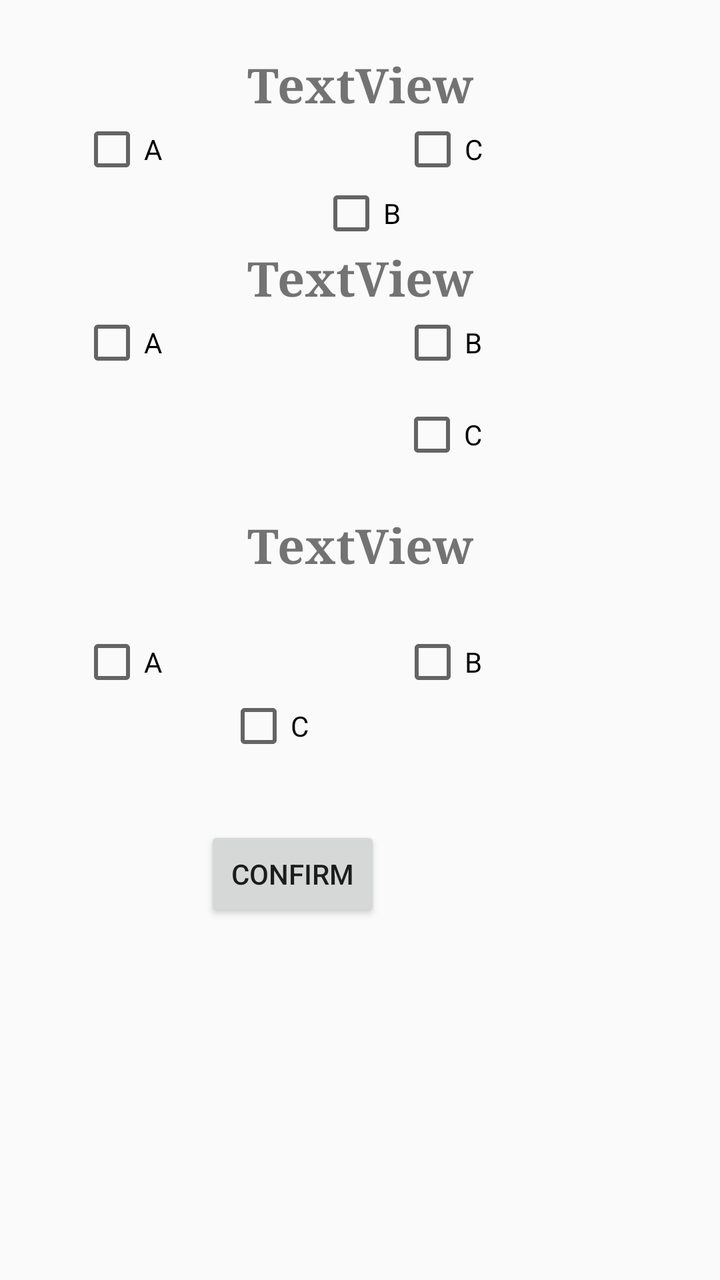
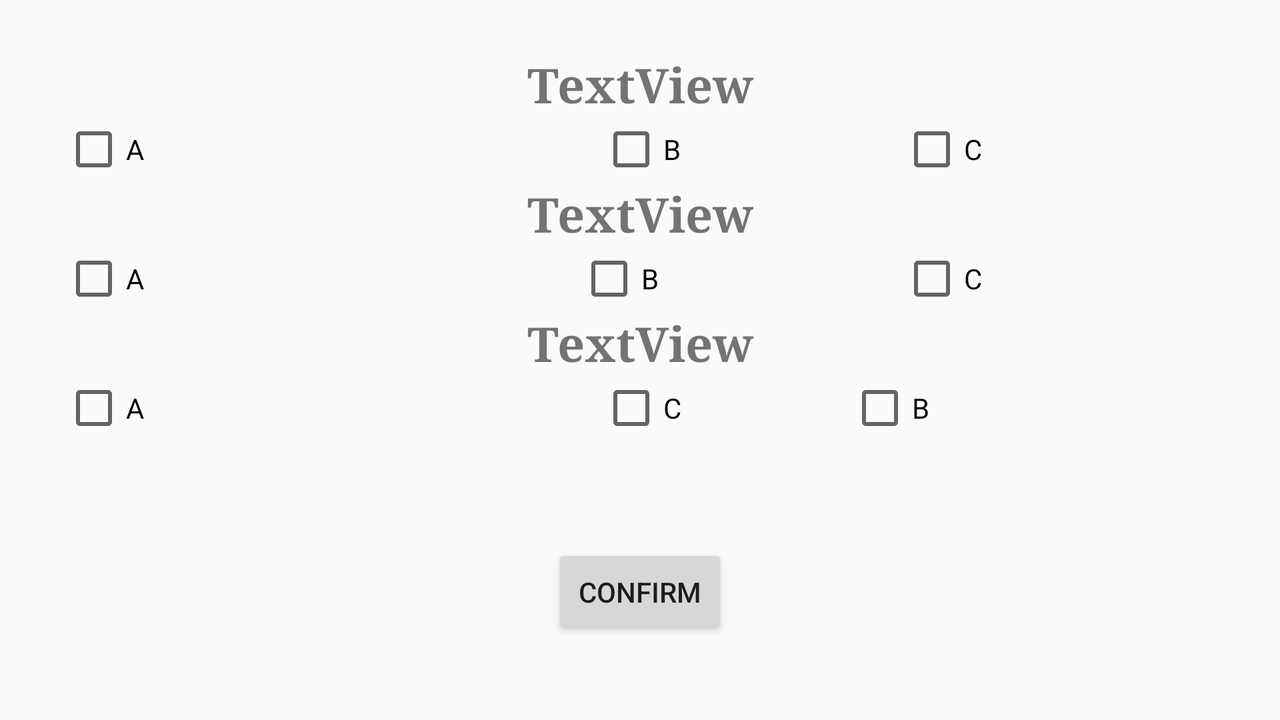

One screen, two layout resources from the same app: the default and the repository's alternative for another configuration. Each is rendered where Android would select it; the XML of both is given below.
<!-- AndroidManifest.xml: application theme AppTheme -->
<!-- res/layout/loveq.xml -->
<?xml version="1.0" encoding="utf-8"?>
<RelativeLayout xmlns:android="http://schemas.android.com/apk/res/android"
    android:layout_width="match_parent" android:layout_height="match_parent">

    <TextView
        android:text="TextView"
        android:layout_width="wrap_content"
        android:layout_height="wrap_content"
        android:layout_alignParentTop="true"
        android:layout_centerHorizontal="true"
        android:layout_marginTop="26dp"
        android:id="@+id/q1Love"
        android:textSize="24sp"
        android:fontFamily="serif"
        android:textAlignment="center"
        android:textStyle="normal|bold" />

    <CheckBox
        android:text="A"
        android:layout_width="wrap_content"
        android:layout_height="wrap_content"
        android:layout_marginLeft="40dp"
        android:layout_marginStart="40dp"
        android:id="@+id/checkBoxQ1A"
        android:layout_below="@+id/q1Love"
        android:layout_alignParentLeft="true"
        android:layout_alignParentStart="true" />

    <CheckBox
        android:text="B"
        android:layout_width="wrap_content"
        android:layout_height="wrap_content"
        android:id="@+id/checkBoxQ1B"
        android:layout_below="@+id/checkBoxQ1A"
        android:layout_centerHorizontal="true" />

    <CheckBox
        android:text="A"
        android:layout_width="wrap_content"
        android:layout_height="wrap_content"
        android:id="@+id/checkBoxQ2A"
        android:layout_below="@+id/q2Love"
        android:layout_alignLeft="@+id/checkBoxQ1A"
        android:layout_alignStart="@+id/checkBoxQ1A" />

    <CheckBox
        android:text="B"
        android:layout_width="wrap_content"
        android:layout_height="wrap_content"
        android:id="@+id/checkBox2B"
        android:layout_below="@+id/q2Love"
        android:layout_alignLeft="@+id/checkBoxQ1C"
        android:layout_alignStart="@+id/checkBoxQ1C" />

    <CheckBox
        android:text="C"
        android:layout_width="wrap_content"
        android:layout_height="wrap_content"
        android:id="@+id/checkBoxQ1C"
        android:layout_below="@+id/q1Love"
        android:layout_toRightOf="@+id/confirmLove"
        android:layout_toEndOf="@+id/confirmLove" />

    <TextView
        android:text="TextView"
        android:layout_width="wrap_content"
        android:layout_height="wrap_content"
        android:id="@+id/q2Love"
        android:textSize="24sp"
        android:fontFamily="serif"
        android:textAlignment="center"
        android:textStyle="normal|bold"
        android:layout_below="@+id/checkBoxQ1B"
        android:layout_centerHorizontal="true" />

    <CheckBox
        android:text="B"
        android:layout_width="wrap_content"
        android:layout_height="wrap_content"
        android:id="@+id/checkBox3B"
        android:layout_alignBaseline="@+id/checkBox3A"
        android:layout_alignBottom="@+id/checkBox3A"
        android:layout_alignLeft="@+id/checkBox2B"
        android:layout_alignStart="@+id/checkBox2B" />

    <CheckBox
        android:text="C"
        android:layout_width="wrap_content"
        android:layout_height="wrap_content"
        android:id="@+id/checkBox3C"
        android:layout_below="@+id/checkBox3B"
        android:layout_alignLeft="@+id/confirmLove"
        android:layout_alignStart="@+id/confirmLove"
        android:layout_marginLeft="11dp"
        android:layout_marginStart="11dp" />

    <CheckBox
        android:text="C"
        android:layout_width="wrap_content"
        android:layout_height="wrap_content"
        android:id="@+id/checkBox2C"
        android:layout_marginTop="14dp"
        android:layout_below="@+id/checkBox2B"
        android:layout_alignRight="@+id/checkBox2B"
        android:layout_alignEnd="@+id/checkBox2B" />

    <TextView
        android:text="TextView"
        android:layout_width="wrap_content"
        android:layout_height="wrap_content"
        android:id="@+id/q3Love"
        android:textSize="24sp"
        android:fontFamily="serif"
        android:textAlignment="center"
        android:textStyle="normal|bold"
        android:layout_marginTop="23dp"
        android:layout_below="@+id/checkBox2C"
        android:layout_toStartOf="@+id/checkBoxQ1B"
        android:layout_alignRight="@+id/q2Love"
        android:layout_alignEnd="@+id/q2Love" />

    <CheckBox
        android:text="A"
        android:layout_width="wrap_content"
        android:layout_height="wrap_content"
        android:layout_marginTop="26dp"
        android:id="@+id/checkBox3A"
        android:layout_below="@+id/q3Love"
        android:layout_alignLeft="@+id/checkBoxQ2A"
        android:layout_alignStart="@+id/checkBoxQ2A" />

    <Button
        android:onClick="onClick"
        android:text="Confirm"
        android:layout_width="wrap_content"
        android:layout_height="wrap_content"
        android:id="@+id/confirmLove"
        android:layout_marginTop="34dp"
        android:layout_below="@+id/checkBox3C"
        android:layout_alignRight="@+id/checkBoxQ1B"
        android:layout_alignEnd="@+id/checkBoxQ1B"
        android:layout_marginRight="10dp"
        android:layout_marginEnd="10dp" />

</RelativeLayout>
<!-- resources referenced by this layout -->
<resources>
  <style name="AppTheme" parent="AppBlankTheme">
          
          
          <item name="windowNoTitle">true</item>
          <item name="windowActionBar">false</item>
          <item name="spinnerDropDownItemStyle">@style/ThemeOverlay.AppCompat.Light</item>
      </style>
  <style name="AppBlankTheme" parent="Theme.AppCompat.Light.DarkActionBar">
          
          
          <item name="colorPrimary">@color/colorPrimary</item>
          
          <item name="colorPrimaryDark">@color/colorPrimaryDark</item>
          
          <item name="colorAccent">@color/colorAccent</item>
      </style>
</resources>
<!-- res/layout-land/loveq.xml (the repository's variant of the layout above) -->
<!-- drawn on the phone turned sideways -->
<?xml version="1.0" encoding="utf-8"?>
<RelativeLayout xmlns:android="http://schemas.android.com/apk/res/android"
    android:layout_width="match_parent" android:layout_height="match_parent">

    <TextView
        android:text="TextView"
        android:layout_width="wrap_content"
        android:layout_height="wrap_content"
        android:layout_alignParentTop="true"
        android:layout_centerHorizontal="true"
        android:layout_marginTop="26dp"
        android:id="@+id/q1Love"
        android:textSize="24sp"
        android:fontFamily="serif"
        android:textAlignment="center"
        android:textStyle="normal|bold" />

    <CheckBox
        android:text="A"
        android:layout_width="wrap_content"
        android:layout_height="wrap_content"
        android:id="@+id/checkBoxQ2A"
        android:layout_below="@+id/q2Love"
        android:layout_alignLeft="@+id/checkBoxQ1A"
        android:layout_alignStart="@+id/checkBoxQ1A" />

    <TextView
        android:text="TextView"
        android:layout_width="wrap_content"
        android:layout_height="wrap_content"
        android:id="@+id/q2Love"
        android:textSize="24sp"
        android:fontFamily="serif"
        android:textAlignment="center"
        android:textStyle="normal|bold"
        android:layout_below="@+id/checkBoxQ1B"
        android:layout_centerHorizontal="true" />

    <CheckBox
        android:text="A"
        android:layout_width="wrap_content"
        android:layout_height="wrap_content"
        android:id="@+id/checkBox3A"
        android:layout_below="@+id/q3Love"
        android:layout_alignLeft="@+id/checkBoxQ2A"
        android:layout_alignStart="@+id/checkBoxQ2A" />

    <CheckBox
        android:text="A"
        android:layout_width="wrap_content"
        android:layout_height="wrap_content"
        android:id="@+id/checkBoxQ1A"
        android:layout_marginLeft="31dp"
        android:layout_marginStart="31dp"
        android:layout_below="@+id/q1Love"
        android:layout_alignParentLeft="true"
        android:layout_alignParentStart="true" />

    <TextView
        android:text="TextView"
        android:layout_width="wrap_content"
        android:layout_height="wrap_content"
        android:id="@+id/q3Love"
        android:textSize="24sp"
        android:fontFamily="serif"
        android:textAlignment="center"
        android:textStyle="normal|bold"
        android:layout_below="@+id/checkBox2C"
        android:layout_centerHorizontal="true" />

    <CheckBox
        android:text="B"
        android:layout_width="wrap_content"
        android:layout_height="wrap_content"
        android:id="@+id/checkBoxQ1B"
        android:layout_below="@+id/q1Love"
        android:layout_centerHorizontal="true" />

    <CheckBox
        android:text="B"
        android:layout_width="wrap_content"
        android:layout_height="wrap_content"
        android:id="@+id/checkBox2B"
        android:layout_below="@+id/q2Love"
        android:layout_alignRight="@+id/checkBoxQ1B"
        android:layout_alignEnd="@+id/checkBoxQ1B"
        android:layout_marginRight="11dp"
        android:layout_marginEnd="11dp" />

    <CheckBox
        android:text="C"
        android:layout_width="wrap_content"
        android:layout_height="wrap_content"
        android:id="@+id/checkBox3C"
        android:layout_below="@+id/q3Love"
        android:layout_alignLeft="@+id/checkBoxQ1B"
        android:layout_alignStart="@+id/checkBoxQ1B" />

    <CheckBox
        android:text="B"
        android:layout_width="wrap_content"
        android:layout_height="wrap_content"
        android:id="@+id/checkBox3B"
        android:layout_below="@+id/q3Love"
        android:layout_toRightOf="@+id/confirmLove"
        android:layout_toEndOf="@+id/confirmLove"
        android:layout_marginLeft="60dp"
        android:layout_marginStart="60dp" />

    <CheckBox
        android:text="C"
        android:layout_width="wrap_content"
        android:layout_height="wrap_content"
        android:id="@+id/checkBoxQ1C"
        android:layout_below="@+id/q1Love"
        android:layout_alignLeft="@+id/checkBox2C"
        android:layout_alignStart="@+id/checkBox2C" />

    <Button
        android:onClick="onClick"
        android:text="Confirm"
        android:layout_width="wrap_content"
        android:layout_height="wrap_content"
        android:id="@+id/confirmLove"
        android:layout_marginBottom="40dp"
        android:layout_alignParentBottom="true"
        android:layout_centerHorizontal="true" />

    <CheckBox
        android:text="C"
        android:layout_width="wrap_content"
        android:layout_height="wrap_content"
        android:id="@+id/checkBox2C"
        android:layout_below="@+id/q2Love"
        android:layout_alignLeft="@+id/checkBox3B"
        android:layout_alignStart="@+id/checkBox3B"
        android:layout_marginLeft="26dp"
        android:layout_marginStart="26dp" />

</RelativeLayout>
